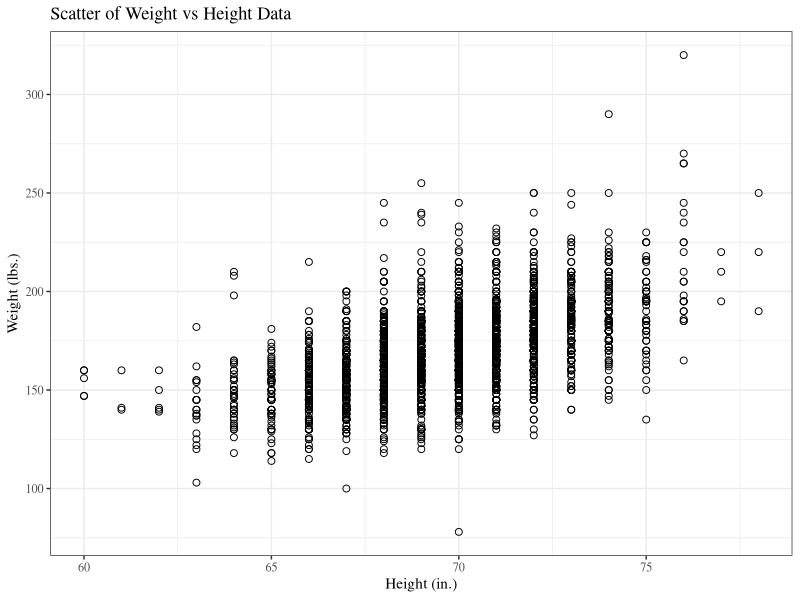

Recreate this plot in R.
## ---- chunk 1

# Set output options
knitr::opts_chunk$set(echo = FALSE)
options(knitr.kable.NA = '-')

# Include libraries
library(dplyr)
library(readr)
library(ggplot2)

# Prepare data
stringData <- read_csv("data/stringdata.csv", col_types = "id")

wcgs <-
  read_csv("data/wcgs.csv") %>%
  select(height, weight) %>%
  mutate(
    height_cm = 2.54 * height,
    weight_kg = 0.45359237 * weight
  )

## ---- chunk 2

lm_string <- lm(length ~ weight, data = stringData)

inf_tbl_string <-
  bind_cols(broom::tidy(lm_string), broom::confint_tidy(lm_string)) %>%
  slice(-1) %>%
  select(-std.error, -statistic) %>%
  magrittr::set_colnames(c("Term", "Point est.", "P-val", "2.5%", "95.7%")) %>%
  mutate(`P-val` = format(`P-val`, digits = 3))

knitr::kable(
  inf_tbl_string,
  booktabs = TRUE,
  digits = 3,
  caption = paste("")
)

## ---- chunk 3

model_slope <- lm_string$coefficients[[2]]
test_slope <- with(stringData, cor(length, weight) * sd(length) / sd(weight))

## ---- chunk 4

sig_level <- .05
n_tests <- length(unique(wcgs$height))
test_threshold <- sig_level / n_tests


## ---- chunk 5

lm_wcgs <- lm(weight ~ height, data = wcgs)

inf_tbl_wcgs <-
  bind_cols(broom::tidy(lm_wcgs), broom::confint_tidy(lm_wcgs)) %>%
  slice(-1) %>%
  select(-std.error, -statistic) %>%
  magrittr::set_colnames(c("Term", "Point est.", "P-val", "2.5%", "95.7%")) %>%
  mutate(`P-val` = format(`P-val`, digits = 3))

knitr::kable(
  inf_tbl_wcgs,
  booktabs = TRUE,
  digits = 3,
  caption = paste("")
)

## ---- chunk 6

scatter_wcgs <- ggplot(wcgs, aes(x = height, y = weight)) +
  geom_point(size = 2, shape = 1) +
  labs(
    title = "Scatter of Weight vs Height Data",
    x = "Height (in.)",
    y = "Weight (lbs.)"
  ) +
  theme_bw() +
  theme(text = element_text(family = "serif"))

scatter_wcgs

## ---- chunk 7

lm_wcgs_metric <- lm(weight_kg ~ height_cm, data = wcgs)

